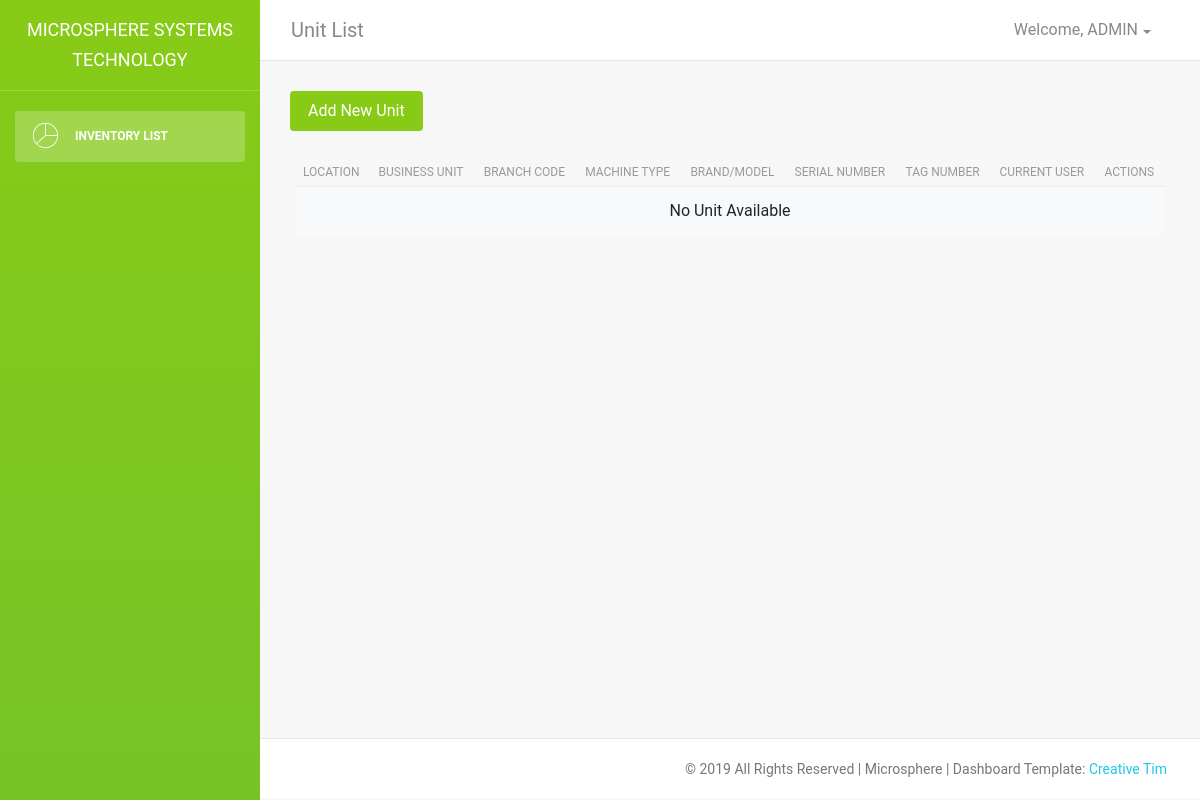
/inventory/list/ (signed in), run on an earlier commit of the app's database.
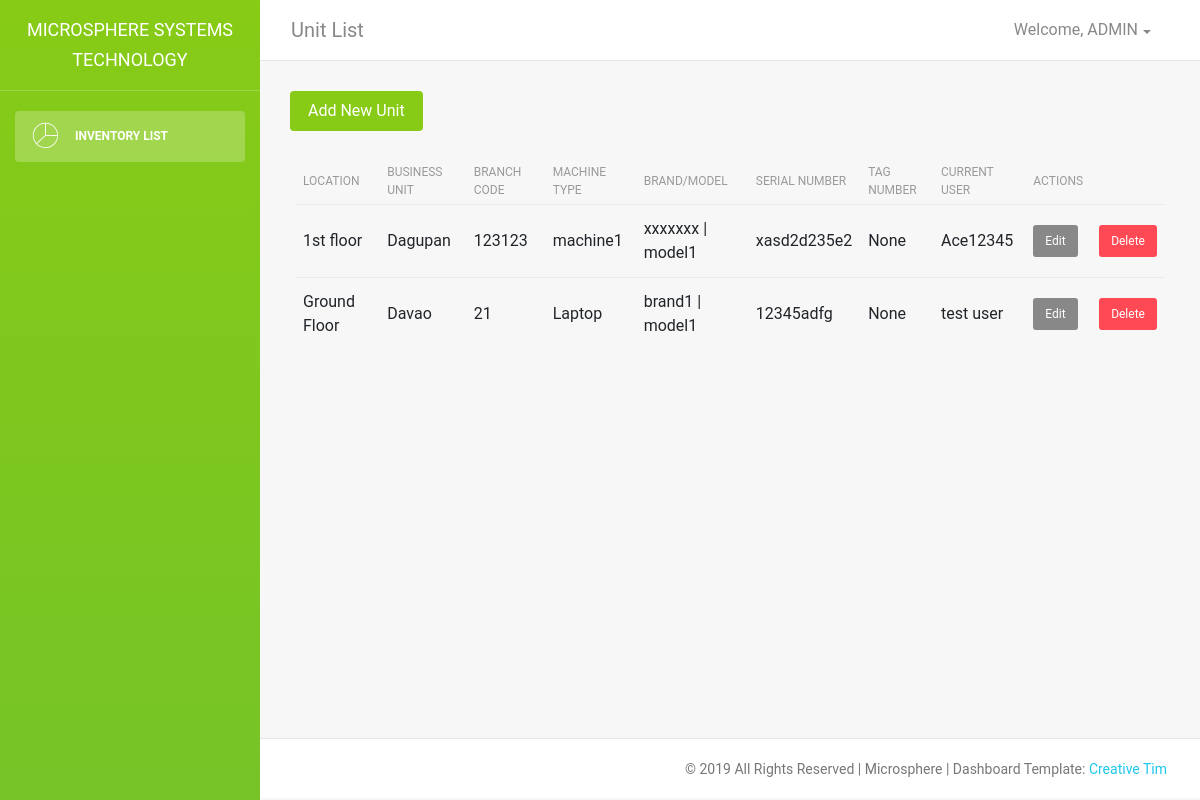
And on a later commit of the database.
### inventory/models.py (models this page shows, shortened)
class Unit(models.Model):
    business_unit = models.ForeignKey(BusinessUnit, on_delete=models.CASCADE)
    machine_type = models.ForeignKey(MachineType, on_delete=models.CASCADE)
    brand = models.ForeignKey(Brand, on_delete=models.CASCADE)
    model = models.ForeignKey(Model, on_delete=models.CASCADE)
    serial_number = models.CharField(max_length=15, unique=True, validators=[alphanumeric]) #UNIQUE #MAXLENGTH=15 #ALPHANUMERIC
    computer_tag = models.CharField(max_length=10, unique=True, validators=[alphanumeric]) #UNIQUE #MAXLENGTH=10 #ALPHANUMERIC null=True
    mst_tag = models.CharField(max_length=255, blank=True, null=True)
    user = models.CharField(max_length=255)
    designation = models.CharField(max_length=255)
    operating_system = models.ForeignKey(OperatingSystem, on_delete=models.CASCADE)
    office_application = models.ForeignKey(OfficeApplication, on_delete=models.CASCADE)
    host_name = models.CharField(max_length=255, blank=True, null=True)
    mac_address = models.CharField(max_length=255, blank=True, null=True)
    ip_address = models.CharField(max_length=20, validators=[validate_ipv4_address]) #NUMBERS AND PERIOD ONLY
    processor = models.ForeignKey(Processor, on_delete=models.CASCADE)
    total_ram = models.ForeignKey(TotalRam, on_delete=models.CASCADE)
    hdd_size = models.ForeignKey(HddSize, on_delete=models.CASCADE)
    remarks = models.TextField(max_length=500, blank=True, null=True)
    active = models.BooleanField(default=True)
    created_at = models.DateTimeField(auto_now_add=True)
    updated_at = models.DateTimeField(auto_now=True)
    created_by = models.ForeignKey(User, on_delete=models.CASCADE, related_name='unit_created')
    updated_by = models.ForeignKey(User, on_delete=models.CASCADE, related_name='unit_updated')

class BusinessUnit(models.Model):
    client = models.ForeignKey(ClientProfile, on_delete=models.CASCADE)
    business_unit_name = models.CharField(max_length=255)
    rc_code = models.CharField(max_length=255, unique=True)
    area = models.CharField(choices=AREA, max_length=50)
    location = models.CharField(max_length=255)
    description = models.TextField(max_length=500, blank=True, null=True)
    active = models.BooleanField(default=True)
    created_at = models.DateTimeField(auto_now_add=True)
    updated_at = models.DateTimeField(auto_now=True)
    created_by = models.ForeignKey(User, on_delete=models.CASCADE, related_name='business_unit_created')
    updated_by = models.ForeignKey(User, on_delete=models.CASCADE, related_name='business_unit_updated')
    def __str__(self):
    	return self.business_unit_name

class MachineType(models.Model):
    machine_type_name = models.CharField(max_length=255)
    description = models.TextField(max_length=500, blank=True, null=True)
    created_at = models.DateTimeField(auto_now_add=True)
    updated_at = models.DateTimeField(auto_now=True)
    created_by = models.ForeignKey(User, on_delete=models.CASCADE, related_name='machine_type_created')
    updated_by = models.ForeignKey(User, on_delete=models.CASCADE, related_name='machine_type_updated')
    def __str__(self):
    	return self.machine_type_name

class Brand(models.Model):
    brand_name = models.CharField(max_length=255)
    description = models.TextField(max_length=500, blank=True, null=True)
    created_at = models.DateTimeField(auto_now_add=True)
    updated_at = models.DateTimeField(auto_now=True)
    created_by = models.ForeignKey(User, on_delete=models.CASCADE, related_name='brand_created')
    updated_by = models.ForeignKey(User, on_delete=models.CASCADE, related_name='brand_updated')
    def __str__(self):
    	return self.brand_name

class Model(models.Model):
    model_name = models.CharField(max_length=255)
    description = models.TextField(max_length=500, blank=True, null=True)
    created_at = models.DateTimeField(auto_now_add=True)
    updated_at = models.DateTimeField(auto_now=True)
    created_by = models.ForeignKey(User, on_delete=models.CASCADE, related_name='model_created')
    updated_by = models.ForeignKey(User, on_delete=models.CASCADE, related_name='model_updated')
    def __str__(self):
    	return self.model_name

### inventory/views.py (the view)
# urls.py: path('list/', views.UnitListView.as_view(), name='unit-list'),
class UnitListView(LoginRequiredMixin, ListView):
	login_url = '/accounts/login/'
	context_object_name = 'units'
	paginate_by = 50
	def get_queryset(self):
		return get_active_units()

### inventory/views.py (called while the page is built)
def get_active_units():
	return Unit.objects.filter(active=True)

### inventory/templates/inventory/unit_list.html (shortened to what this page needs)
{% extends 'inventory/base.html' %}
{% load static %}
{% block header %} Unit List {% endblock %}
{% block content %}
<div class="content">
    <div class="container-fluid">
    	<button type="button" data-url="{% url 'unit-create' %}" class="btn btn-success btn-fill js-create-unit">
			Add New Unit
		</button>
    	<div class="card-body table-full-width table-responsive">
	    	<table class="table" id="unit-table">
	    		<thead>
	    			<tr>
	    				<th>Location</th>
	    				<th>Business Unit</th>
	    				<th>Branch Code</th>
	    				<th>Machine Type</th>
	    				<th>Brand/Model</th>
	    				<th>Serial Number</th>
	    				<th>Tag Number</th>
	    				<th>Current User</th>
	    				<th>Actions</th>
	    			</tr>
	    		</thead>
	    		<tbody>
	    			{% include 'inventory/includes/table_unit_list.html' %}
	    		</tbody>
	    	</table>
	    </div>
    </div>
</div>
{% endblock %}

### inventory/templates/inventory/base.html (shortened to what this page needs)
{% load static %}
<!DOCTYPE html>
<html lang="en">
<head>
    <link rel="stylesheet" href="https://maxcdn.bootstrapcdn.com/font-awesome/latest/css/font-awesome.min.css" />
    <link href="{% static 'inventory/css/bootstrap.min.css' %}" rel="stylesheet" />
    <link href="{% static 'inventory/css/light-bootstrap-dashboard.css' %}" rel="stylesheet" />
</head>
<body>
    <div class="wrapper">
        <div class="sidebar" data-color="green">
            <div class="sidebar-wrapper">
                <div class="logo">
                    <a href="#" class="simple-text">
                        Microsphere Systems Technology
                    </a>
                </div>
                <ul class="nav">
                    <li class="nav-item active">
                        <a class="nav-link" href="dashboard.html">
                            <i class="nc-icon nc-chart-pie-35"></i>
                            <p>Inventory List</p>
                        </a>
                    </li>
                </ul>
            </div>
        </div>
        <div class="main-panel">
            <nav class="navbar navbar-expand-lg " color-on-scroll="500">
                <div class="container-fluid">
                    <a class="navbar-brand" href="#pablo"> {% block header %} {% endblock %} </a>
                    <div class="collapse navbar-collapse justify-content-end" id="navigation">
                        <ul class="navbar-nav ml-auto">
                            <li class="nav-item dropdown">
                                <a class="nav-link dropdown-toggle" href="http://example.com" id="navbarDropdownMenuLink" data-toggle="dropdown" aria-haspopup="true" aria-expanded="false">
                                    <span class="no-icon">Welcome, {{ request.user.username|upper }}</span>
                                </a>
                            </li>
                        </ul>
                    </div>
                </div>
            </nav>
            {% block content %}
            {% endblock %}
            <footer class="footer">
                <div class="container-fluid">
                    <nav>
                        <p class="copyright text-center">
                            ©
                            All Rights Reserved | Microsphere | Dashboard Template: <a href="http://www.creative-tim.com" target="_blank">Creative Tim</a>
                        </p>
                    </nav>
                </div>
            </footer>
        </div>
    </div>
</body>
</html>

### inventory/templates/inventory/includes/table_unit_list.html
{% for unit in units %}
	<tr>
		<td>{{ unit.business_unit.location }}</td>
		<td>{{ unit.business_unit }}</td>
		<td>{{ unit.business_unit.rc_code }}</td>
		<td>{{ unit.machine_type }}</td>
		<td>{{ unit.brand }} | {{ unit.model }}</td>
		<td>{{ unit.serial_number }}</td>
		<td>{{ unit.mst_tag }}</td>
		<td>{{ unit.user }}</td>
		<td><button class="btn btn-sm btn-fill js-edit-unit" data-url="{% url 'unit-edit' unit.pk %}">Edit</button></td>
		<td><button class="btn btn-sm btn-fill btn-danger js-delete-unit" data-url="{% url 'unit-delete' unit.pk %}">Delete</button></td>
	</tr>
{% empty %}
	<tr>
      <td colspan="9" class="text-center bg-light">No Unit Available</td>
    </tr>
{% endfor %}

What changed in the data, as far as the page shows it:
added Unit: business_unit.location "1st floor", business_unit "Dagupan", business_unit.rc_code "123123", machine_type "machine1", brand "xxxxxxx", model "model1", serial_number "xasd2d235e2", mst_tag "None", user "Ace12345"
added Unit: business_unit.location "Ground Floor", business_unit "Davao", business_unit.rc_code "21", machine_type "Laptop", brand "brand1", model "model1", serial_number "12345adfg", mst_tag "None", user "test user"
Also different on the page:
text no longer shown: "No Unit Available"
